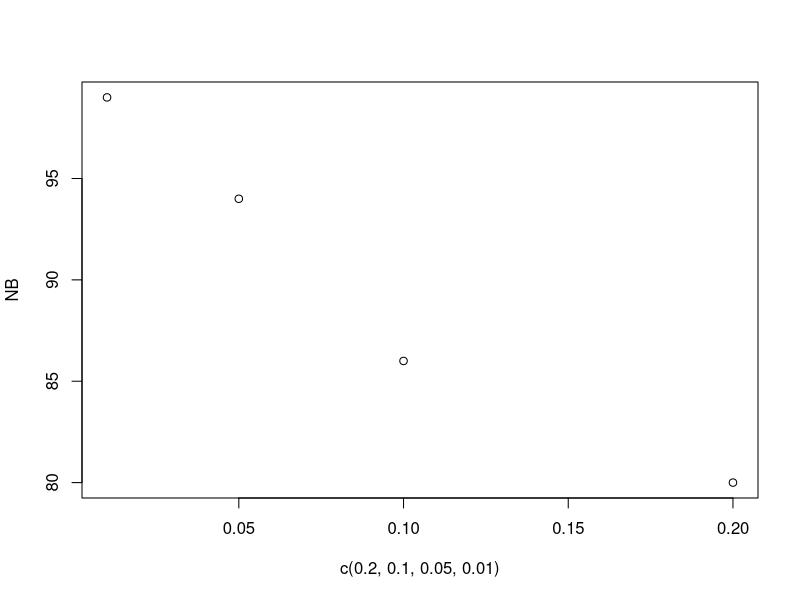
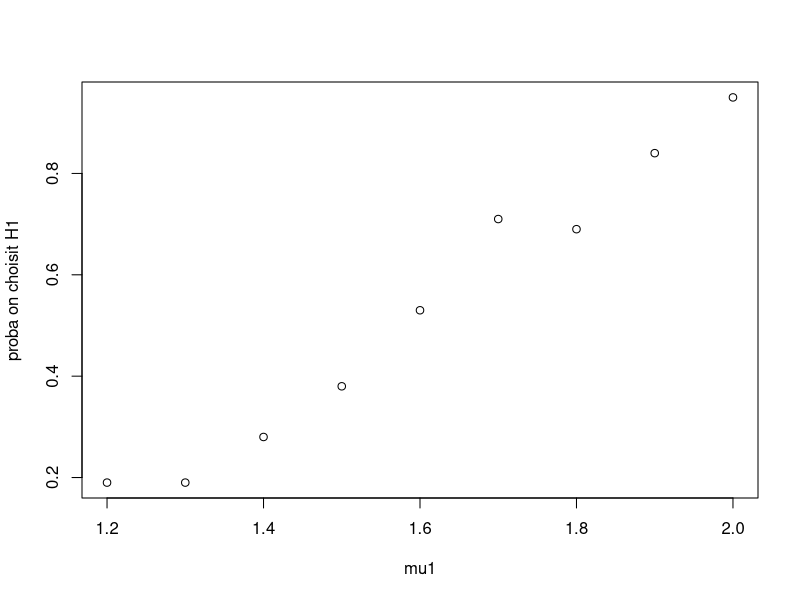
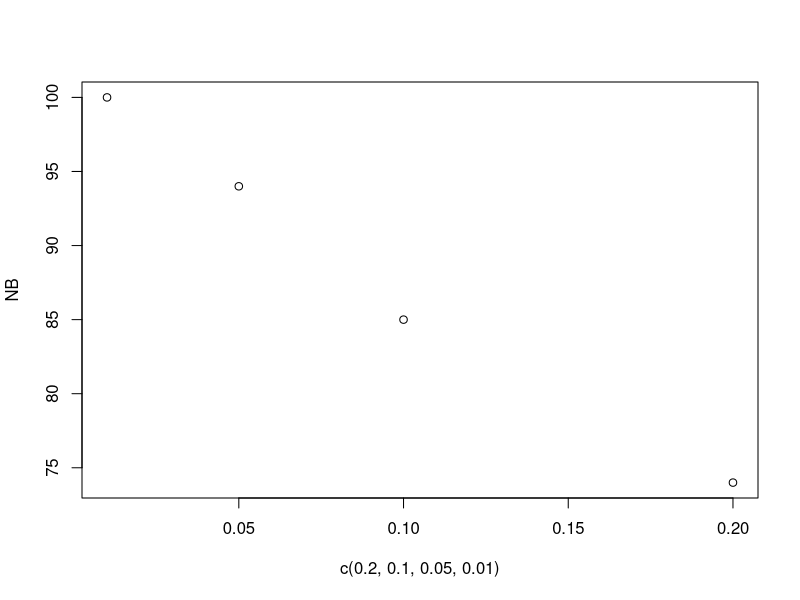

Recreate these plots in R, in order.
## ---- chunk 1
knitr::opts_chunk$set(echo = TRUE)

## ---- chunk 2
echans<-rnorm(20,1,sqrt(2))
mu0<-1
mu1<-1.5
alpha<-0.05

## ---- chunk 3

delta <- function(Sn, alpha, mu0, mu1){
  n<-length(Sn)
  
    means<-mean(Sn)
 
    sum<-0
    for (i in 1:n ) {
      sum= sum + (Sn[i]-means)*(Sn[i]-means)
    }
    Sn_2<-1.0/(n-1)*sum
    lambda_n<-sqrt(n/Sn_2)*(means-mu0)
    K<-qt(1-alpha,n-1)
  
   return(lambda_n>K)

}
test<-delta(echans,alpha,mu0,mu1)
if(test) {
  cat("\n On rejette donc l’hypothèse H0 :μ = ",mu1)
}else{
  cat("\nOn rejette donc l’hypothèse H1  :μ = ",mu0)
}




## ---- chunk 4
echans_n<-matrix(rnorm(20*100, 1,sqrt(2)),nrow = 20)

## ---- chunk 5
app<-function(echans_n,alpha,mu0,mu1){
n<-length(echans_n[1,])
result=vector(length=n)

for (i in 1:n) {
  test<-delta(echans_n[,i],alpha,mu0,mu1)

if(test) {
  result[i]=mu1
}else{
  result[i]=mu0
}

}

return(result)
}

print(app(echans_n,0.05,mu0,mu1))

## ---- chunk 6
#la probabilite on choisit Hx 
P<-function(res,x){
  n=length(res)
  occ=0.0
  for (i in 1:n ){
    if (res[i]==x) {
      occ=occ+1.0
    }
  }
  return(occ/n)
 
}
nombre<-function(res,x){
  n=length(res)
  occ=0.0
  for (i in 1:n ){
    if (res[i]==x) {
      occ=occ+1.0
    }
  }
  return(occ)
 
}
NB<-vector(length=4)
cat("les alphas et les probabilite on choisit le H1")
cat("\nalpha= 0.2",1-P(app(echans_n,0.2,mu0,mu1),1))
NB[1]<-nombre(app(echans_n,0.2,mu0,mu1),1)



cat("\nalpha= 0.1",1-P(app(echans_n,0.1,mu0,mu1),1))
NB[2]<-nombre(app(echans_n,0.1,mu0,mu1),1)


cat("\nalpha= 0.05",1-P(app(echans_n,0.05,mu0,mu1),1))
NB[3]<-nombre(app(echans_n,0.05,mu0,mu1),1)



cat("\nalpha= 0.01",1-P(app(echans_n,0.01,mu0,mu1),1))
NB[4]<-nombre(app(echans_n,0.01,mu0,mu1),1)


plot(x=c(0.2,0.1,0.05,0.01),NB)


## ---- chunk 7

echans_n2<-matrix(rnorm(20*100, 1.5,sqrt(2)),nrow = 20)

## ---- chunk 8


print(app(echans_n2,0.05,mu0,mu1))
cat("la probabilité que on choisit mu0",P(app(echans_n2,0.05,mu0,mu1),1))


## ---- chunk 9
Puissance_de_beda<-function(Sn,alpha,mu0,mu1){
   n<-length(Sn)
  
    means<-mean(Sn)

 
    sum<-0
    for (j in 1:n ) {
      sum= sum + (Sn[j]-means)*(Sn[j]-means)
    }
    Sn_2<-1.0/(n-1)*sum

    K<-qt(1-alpha,n-1)
    result=1-pt(sqrt(n/Sn_2)*(mu0-mu1)+K,n-1)



return(result)
}

Puissance_de_beda(echans_n2[,1],0.05,mu0,mu1)

## ---- chunk 10
res<-vector(length=9)
for (i in seq(1.2,2.0,0.1)){
 echans_n2<-matrix(rnorm(20*100, i,sqrt(2)),nrow = 20)
res[i*10-11]<-1-P(app(echans_n2,0.05,1,i),1)

}


plot(seq(1.2,2.0,0.1),res,xlab="mu1",ylab="proba on choisit H1")
## ---- chunk 11
echans_n<-matrix(rnorm(20*100, 1,sqrt(2)),nrow = 20)
t.test(echans_n[,1],mu=mu0, alternative=c("greater"))

## ---- chunk 12
t.test(echans_n[,1],mu=mu0)
## ---- chunk 13
apply2<-function(echans_n,alpha,mu0,mu1){
n<-length(echans_n[1,])
result=vector(length=n)

for (i in 1:n) {
  p <- t.test(echans_n[,i], mu=mu0, alternative=c("greater"))$p.value

if(p<alpha) {
  result[i]=mu1
}else{
  result[i]=mu0
}

}
return(result)
}

NB<-vector(length=4)
cat("les alphas et les probabilite on choisit le H1")
cat("\nalpha= 0.2",1-P(apply2(echans_n,0.2,mu0,mu1),1))
NB[1]<-nombre(apply2(echans_n,0.2,mu0,mu1),1)



cat("\nalpha= 0.1",1-P(apply2(echans_n,0.1,mu0,mu1),1))
NB[2]<-nombre(apply2(echans_n,0.1,mu0,mu1),1)


cat("\nalpha= 0.05",1-P(apply2(echans_n,0.05,mu0,mu1),1))
NB[3]<-nombre(apply2(echans_n,0.05,mu0,mu1),1)



cat("\nalpha= 0.01",1-P(apply2(echans_n,0.01,mu0,mu1),1))
NB[4]<-nombre(apply2(echans_n,0.01,mu0,mu1),1)


plot(x=c(0.2,0.1,0.05,0.01),NB)

## ---- chunk 14


print(nombre(app(echans_n,0.2,mu0,mu1),1))
print(nombre(apply2(echans_n,0.2,mu0,mu1),1))

print(nombre(app(echans_n,0.1,mu0,mu1),1))
print(nombre(apply2(echans_n,0.1,mu0,mu1),1))

print(nombre(app(echans_n,0.05,mu0,mu1),1))
print(nombre(apply2(echans_n,0.05,mu0,mu1),1))

print(nombre(apply2(echans_n,0.01,mu0,mu1),1))
print(nombre(apply2(echans_n,0.01,mu0,mu1),1))


